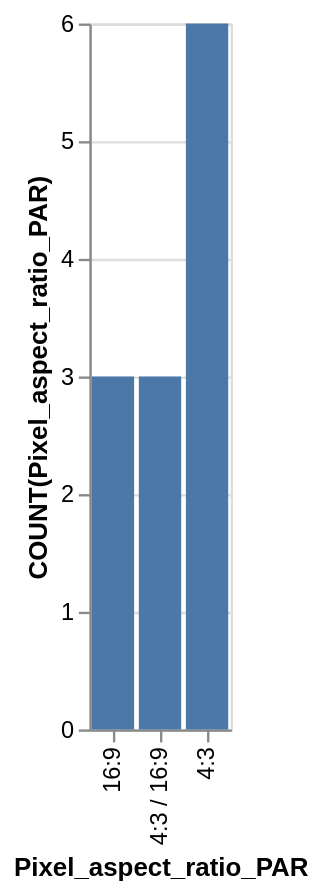

Express this chart as Vega-Lite.
### Vega-Lite specification from a JSON file in a GitHub repository (floating-point values rounded to 4 significant figures)
{"data": {"values": [{"x_data": "16:9", "y_data": 3}, {"x_data": "4:3", "y_data": 6}, {"x_data": "4:3 / 16:9", "y_data": 3}]}, "mark": "bar", "encoding": {"x": {"field": "x_data", "type": "nominal", "title": "Pixel_aspect_ratio_PAR", "sort": {"op": "sum", "field": "y_data", "order": "ascending"}}, "y": {"field": "y_data", "type": "quantitative", "title": "COUNT(Pixel_aspect_ratio_PAR)"}}}
